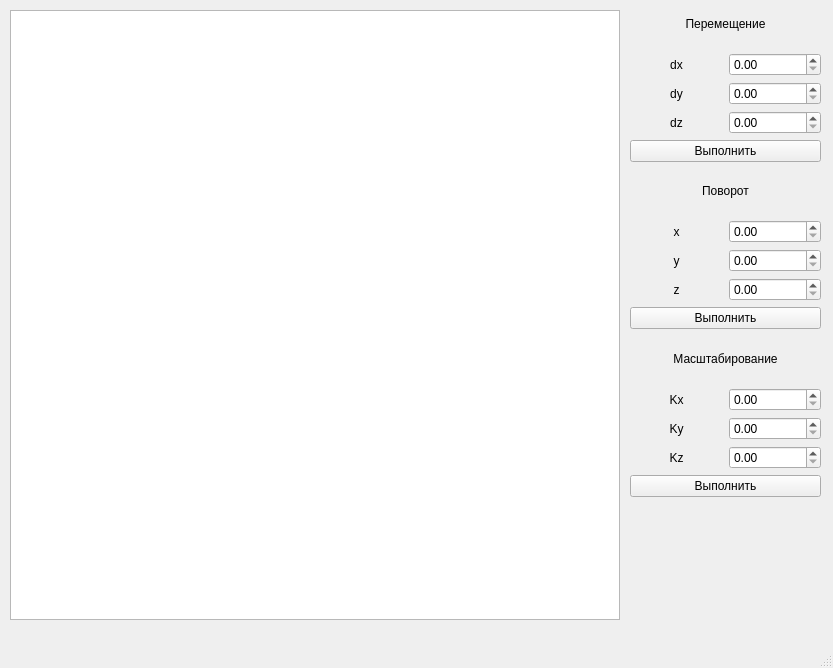
<?xml version="1.0" encoding="UTF-8"?>
<ui version="4.0">
 <class>MainWindow</class>
 <widget class="QMainWindow" name="MainWindow">
  <property name="geometry">
   <rect>
    <x>0</x>
    <y>0</y>
    <width>833</width>
    <height>668</height>
   </rect>
  </property>
  <property name="windowTitle">
   <string>Лабораторная работа №1</string>
  </property>
  <widget class="QWidget" name="centralwidget">
   <widget class="QWidget" name="gridLayoutWidget">
    <property name="geometry">
     <rect>
      <x>630</x>
      <y>0</y>
      <width>191</width>
      <height>497</height>
     </rect>
    </property>
    <layout class="QGridLayout" name="gridLayout">
     <item row="21" column="0">
      <widget class="QLabel" name="label_10">
       <property name="text">
        <string>Kz</string>
       </property>
       <property name="alignment">
        <set>Qt::AlignCenter</set>
       </property>
      </widget>
     </item>
     <item row="10" column="1">
      <widget class="QDoubleSpinBox" name="y_rotate"/>
     </item>
     <item row="7" column="1">
      <widget class="QDoubleSpinBox" name="x_rotate"/>
     </item>
     <item row="14" column="0" colspan="2">
      <widget class="QLabel" name="label_11">
       <property name="text">
        <string>Масштабирование</string>
       </property>
       <property name="alignment">
        <set>Qt::AlignCenter</set>
       </property>
      </widget>
     </item>
     <item row="3" column="1">
      <widget class="QDoubleSpinBox" name="y_move"/>
     </item>
     <item row="4" column="0">
      <widget class="QLabel" name="label_4">
       <property name="text">
        <string>dz</string>
       </property>
       <property name="alignment">
        <set>Qt::AlignCenter</set>
       </property>
      </widget>
     </item>
     <item row="13" column="0" colspan="2">
      <widget class="QPushButton" name="rotate_button">
       <property name="text">
        <string>Выполнить</string>
       </property>
      </widget>
     </item>
     <item row="3" column="0">
      <widget class="QLabel" name="label_3">
       <property name="text">
        <string>dy</string>
       </property>
       <property name="alignment">
        <set>Qt::AlignCenter</set>
       </property>
      </widget>
     </item>
     <item row="12" column="0">
      <widget class="QLabel" name="label_8">
       <property name="text">
        <string>z</string>
       </property>
       <property name="alignment">
        <set>Qt::AlignCenter</set>
       </property>
      </widget>
     </item>
     <item row="5" column="0" colspan="2">
      <widget class="QPushButton" name="move_button">
       <property name="text">
        <string>Выполнить</string>
       </property>
      </widget>
     </item>
     <item row="16" column="0">
      <widget class="QLabel" name="label_12">
       <property name="text">
        <string>Kx</string>
       </property>
       <property name="alignment">
        <set>Qt::AlignCenter</set>
       </property>
      </widget>
     </item>
     <item row="2" column="0">
      <widget class="QLabel" name="label_2">
       <property name="text">
        <string>dx</string>
       </property>
       <property name="alignment">
        <set>Qt::AlignCenter</set>
       </property>
      </widget>
     </item>
     <item row="1" column="0" colspan="2">
      <widget class="QLabel" name="label">
       <property name="text">
        <string>Перемещение</string>
       </property>
       <property name="alignment">
        <set>Qt::AlignCenter</set>
       </property>
      </widget>
     </item>
     <item row="16" column="1">
      <widget class="QDoubleSpinBox" name="x_scale"/>
     </item>
     <item row="6" column="0" colspan="2">
      <widget class="QLabel" name="label_7">
       <property name="text">
        <string>Поворот</string>
       </property>
       <property name="alignment">
        <set>Qt::AlignCenter</set>
       </property>
      </widget>
     </item>
     <item row="19" column="1">
      <widget class="QDoubleSpinBox" name="y_scale"/>
     </item>
     <item row="10" column="0">
      <widget class="QLabel" name="label_6">
       <property name="text">
        <string>y</string>
       </property>
       <property name="alignment">
        <set>Qt::AlignCenter</set>
       </property>
      </widget>
     </item>
     <item row="4" column="1">
      <widget class="QDoubleSpinBox" name="z_move"/>
     </item>
     <item row="23" column="0" colspan="2">
      <widget class="QPushButton" name="scale_button">
       <property name="text">
        <string>Выполнить</string>
       </property>
      </widget>
     </item>
     <item row="19" column="0">
      <widget class="QLabel" name="label_9">
       <property name="text">
        <string>Ky</string>
       </property>
       <property name="alignment">
        <set>Qt::AlignCenter</set>
       </property>
      </widget>
     </item>
     <item row="12" column="1">
      <widget class="QDoubleSpinBox" name="z_rotate"/>
     </item>
     <item row="21" column="1">
      <widget class="QDoubleSpinBox" name="z_scale"/>
     </item>
     <item row="7" column="0">
      <widget class="QLabel" name="label_5">
       <property name="text">
        <string>x</string>
       </property>
       <property name="alignment">
        <set>Qt::AlignCenter</set>
       </property>
      </widget>
     </item>
     <item row="2" column="1">
      <widget class="QDoubleSpinBox" name="x_move"/>
     </item>
    </layout>
   </widget>
   <widget class="QGraphicsView" name="graphicsView">
    <property name="geometry">
     <rect>
      <x>10</x>
      <y>10</y>
      <width>610</width>
      <height>610</height>
     </rect>
    </property>
   </widget>
  </widget>
  <widget class="QMenuBar" name="menubar">
   <property name="geometry">
    <rect>
     <x>0</x>
     <y>0</y>
     <width>833</width>
     <height>21</height>
    </rect>
   </property>
  </widget>
  <widget class="QStatusBar" name="statusbar"/>
 </widget>
 <resources/>
 <connections/>
</ui>
